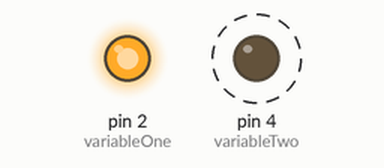
Simulated run of this sketch. Board: Arduino Uno, built with avr-gcc and run on an emulated ATmega328P. Parts: output pins drawn as LEDs (lit = HIGH). Dashed ring = blinking.

Above: at 0.2 s.
At 2.2 s:
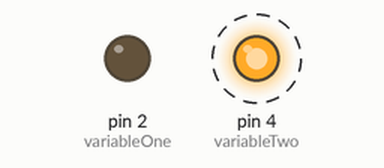
Timing chart, 0 to 3.5 s (numbered marks = the images above):
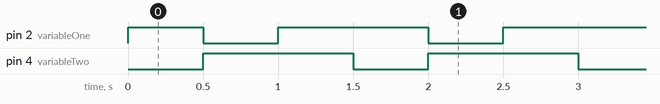

Measured:
- by itself, pin 2 (variableOne): repeats every 1.5 s: LOW 0.50 s, HIGH 1.0 s
- by itself, pin 4 (variableTwo): alternates HIGH for 1.0 s and LOW for 0.50 s
- by itself, everything shown: repeats every 1.5 s, in 3 steps

The sketch:

Usando_uma_LED.ino
```cpp
int variableOne = 2;
int variableTwo = 4;


void setup() {
  // put your setup code here, to run once:
  pinMode(variableOne, OUTPUT);
  pinMode(variableTwo, OUTPUT);
}

void loop() {
  // put your main code here, to run repeatedly:
  digitalWrite(variableTwo, LOW);
  digitalWrite(variableOne, HIGH);
  delay(500);
  digitalWrite(variableOne, LOW);
  digitalWrite(variableTwo, HIGH);
  delay(500);
  digitalWrite(variableOne, HIGH);
  digitalWrite(variableTwo, HIGH);
  delay(500);
}
```
